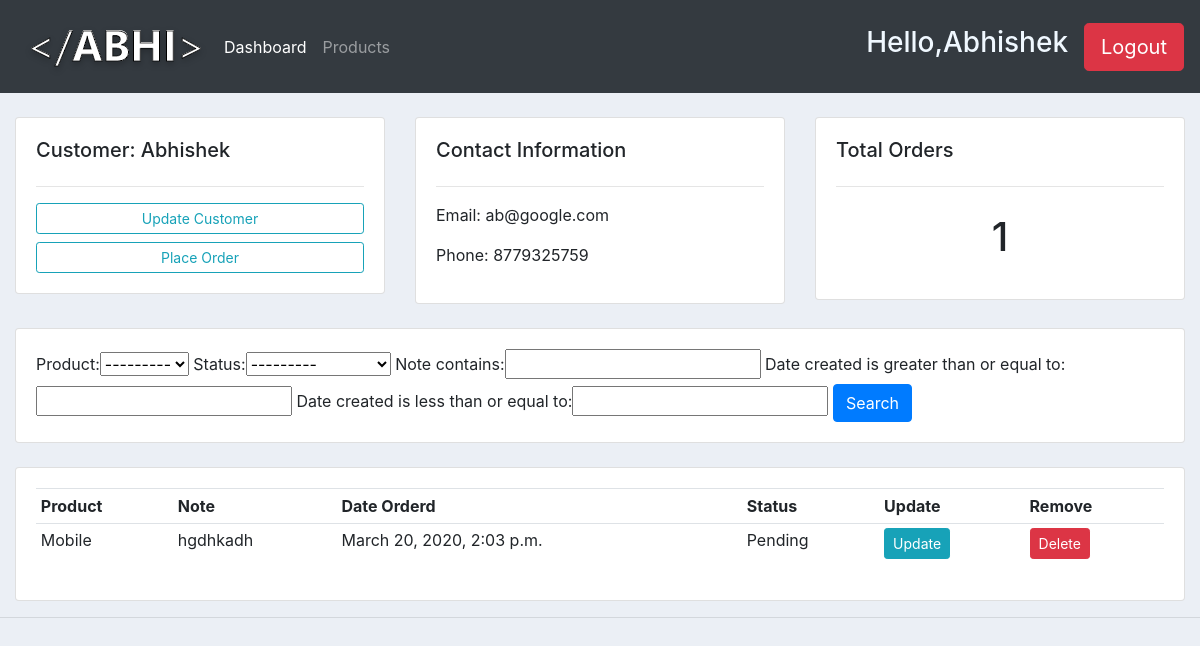
The page /customer/4/ (signed in) on the database its author committed.
### accounts/models.py (models this page shows, shortened)
class Customer(models.Model):
    user = models.OneToOneField(User,null= True,blank=True, on_delete=models.CASCADE)
    name = models.CharField(max_length=50, null =True)
    phone = models.CharField(max_length=50, null =True)
    email = models.CharField(max_length=50, null =True)
    profile_pic = models.ImageField(default ="logoo.png",null=True,blank =True)
    date_created = models.DateTimeField(auto_now_add=True, null = True)

class Order(models.Model):
    STATUS =(
        ('Pending','Pending'),
        ('Out For Delivery','Out For Delivery'),
        ('Delivered','Delivered'),
    )
    customer = models.ForeignKey(Customer,null=True, on_delete=models.SET_NULL)   #each customer will have orders and Products
    product = models.ForeignKey(Product,null=True, on_delete=models.SET_NULL)
    date_created = models.DateTimeField(auto_now_add=True, null = True)
    status = models.CharField(max_length=50, null =True,choices =STATUS)
    note = models.CharField(max_length=50, null =True)

class Product(models.Model):
    CATEGORY = (
        ('Indoor','Indoor'),
        ('Outdoor','Outdoor'),
    )
    name = models.CharField(max_length=50, null =True)
    price = models.FloatField(null = True)
    category = models.CharField(max_length=50, null =True,choices =CATEGORY)
    description = models.CharField(max_length=50, null =True,blank=True )
    date_created = models.DateTimeField(auto_now_add=True, null = True)
    tag = models.ManyToManyField(Tag)
    def __str__(self):
        return self.name

### accounts/decorators.py (the view)
        def wrapper_func(request,*args,**kwargs):
            group = None
            if request.user.groups.exists():
                group = request.user.groups.all()[0].name
            if group in allowed_roles:
                return view_func(request,*args,**kwargs)
            else:
                return HttpResponse("You are not authorized to access this page")

### accounts/views.py (called while the page is built)
@login_required(login_url='login')
@allowed_users(allowed_roles=['admin'])
def customer(request,pk):
    customer = Customer.objects.get(id=pk)  #to get user using specific id
    orders = customer.order_set.all()
    order_count = orders.count()
    myFilter = OrderFilter(request.GET,queryset = orders)
    orders = myFilter.qs
    context = {'customer':customer,'orders':orders,'order_count':order_count ,'myFilter':myFilter}
    return render(request,'accounts/customer.html',context)

### accounts/templates/accounts/customer.html
{%  extends 'accounts/main.html' %}
{% block content %}
	<br>
<div class="row">
	<div class="col-md">
		<div class="card card-body">
			<h5>Customer: {{customer.name}}</h5>
			<hr>
			<a class="btn btn-outline-info  btn-sm btn-block" href="">Update Customer</a>
			<a class="btn btn-outline-info  btn-sm btn-block" href="{% url 'create_order' customer.id %}">Place Order</a>
		</div>
	</div>
	<div class="col-md">
		<div class="card card-body">
			<h5>Contact Information</h5>
			<hr>
			<p>Email: {{customer.email}} </p>
			<p>Phone: {{customer.phone}}</p>
		</div>
	</div>
	<div class="col-md">
		<div class="card card-body">
			<h5>Total Orders</h5>
			<hr>
			<h1 style="text-align: center;padding: 10px"> {{order_count}} </h1>
		</div>
	</div>
</div>
<br>
<div class="row">
	<div class="col">
		<div class="card card-body">
			<form method="get">
				{{myFilter.form}}
		    <button class="btn btn-primary" type="submit">Search</button>
		  </form>
		</div>
	</div>
</div>
<br>
<div class="row">
	<div class="col-md">
		<div class="card card-body">
			<table class="table table-sm">
				<tr>
					<th>Product</th>
					<th>Note</th>
					<th>Date Orderd</th>
					<th>Status</th>
					<th>Update</th>
					<th>Remove</th>
				</tr>
				{% for order in orders %}
				<tr>
					<td>{{order.product}}</td>
					<td>{{order.note}}</td>
					<td>{{order.date_created}}</td>
					<td>{{order.status}}</td>
					<td><a class="btn btn-sm btn-info" href="{% url 'update_order' order.id %}">Update</a></td>
					<td><a class="btn btn-sm btn-danger" href="{% url 'delete_order' order.id %}">Delete</a></td>
				</tr>
				{% endfor %}
			</table>
		</div>
	</div>
</div>
{% endblock %}

### accounts/templates/accounts/navbar.html (shortened to what this page needs)
{% load static %}
<nav class="navbar navbar-expand-lg navbar-dark bg-dark">
  <img src="{% static 'img/logoo.png' %}" alt="Logo">
  <div class="collapse navbar-collapse" id="navbarNav">
    <ul class="navbar-nav">
      {% if request.user.is_staff %}
      <li class="nav-item active">
        <a class="nav-link" href="{% url 'home' %}">Dashboard</a>
      </li>
      <li class="nav-item">
        <a class="nav-link" href="{% url 'product' %}">Products</a>
      </li>
      {% else %}
      <li class="nav-item">
        <a class="nav-link" href="{% url 'settings' %}">Settings</a>
      </li>
      {% endif %}
    </ul>
  </div>
<div class="mr-2">
  <span><h3 style="color: aliceblue;" >Hello,{{request.user.first_name}} </h3></span>
    </div>
  <div class="ml-2">
    <span><a class="btn btn-lg btn-danger" href="{% url 'logout' %}">Logout</a></span>
  </div>
</nav>

### static/css/main.css (style rules this page uses)
body { background-color: #ebeff5; }

### rows shown on the page
Customer: name "Abhishek", email "ab@google.com", phone "8779325759"
Order: product "Mobile", note "hgdhkadh", date_created "March 20, 2020, 2:03 p.m.", status "Pending"

### other values the page prints
{{ request.user.first_name }} "Abhishek"
{{ order_count }} "1"
